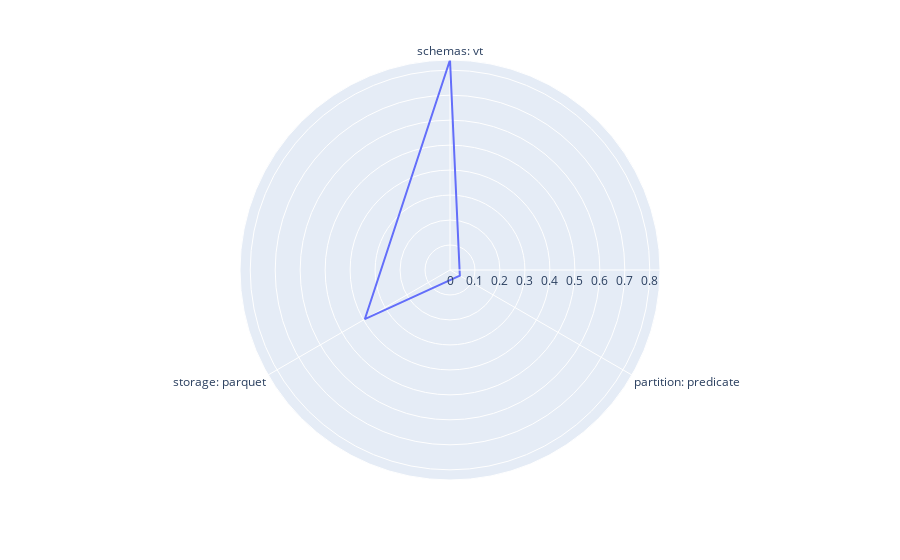

The cell this chart's notebook holds for it:
### Code cell
# calculateRank method comes with parameters to sort the result and exclude queries that we want
excludeQuery = [1,2,5]
schemaSDRank.calculateRank('predicate', 'orc', excludeQuery).head()
schemaSDRank.plotRadar()

### Figure 1 — Plotly figure (JSON) as saved in the notebook; plotly's stock layout.template omitted (floating-point values rounded to 4 significant figures)
{"data": [{"hovertemplate": "r=%{r}<br>theta=%{theta}<extra></extra>", "legendgroup": "", "line": {"color": "#636efa", "dash": "solid"}, "marker": {"symbol": "circle"}, "mode": "lines", "name": "", "r": [0.8409, 0.04545, 0.3939, 0.8409], "showlegend": false, "subplot": "polar", "theta": ["schemas: vt", "partition: predicate", "storage: parquet", "schemas: vt"], "type": "scatterpolar"}], "layout": {"legend": {"tracegroupgap": 0}, "margin": {"t": 60}, "polar": {"angularaxis": {"direction": "clockwise", "rotation": 90}, "domain": {"x": [0, 1], "y": [0, 1]}}}}
